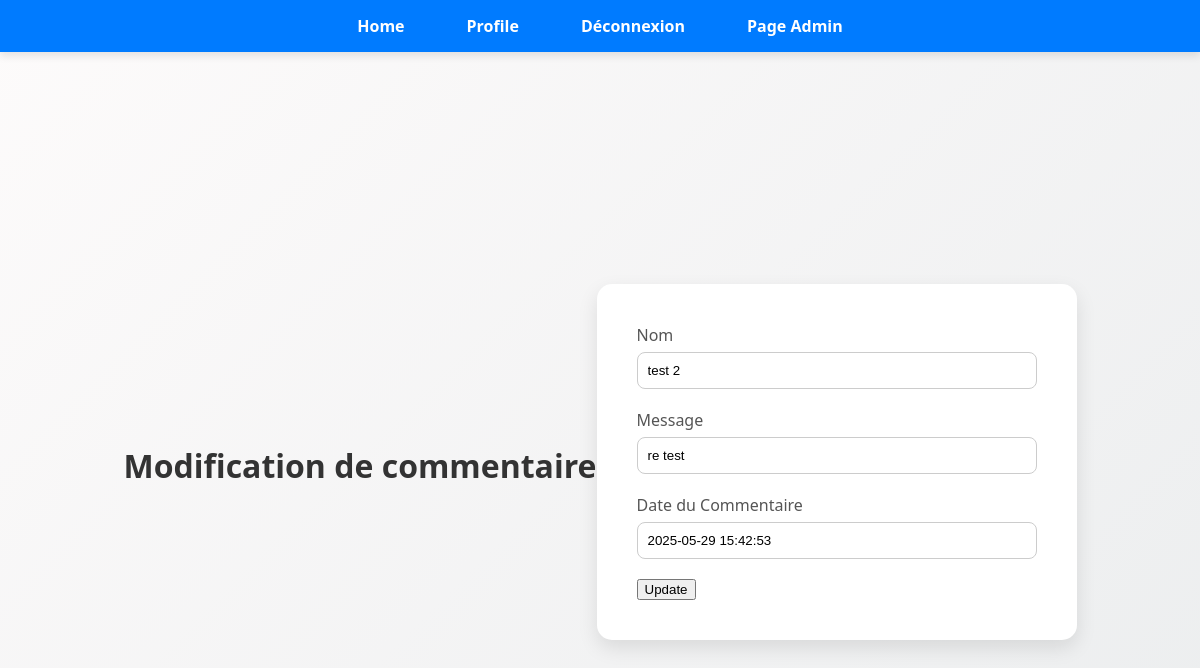
/editComm.php?id=6 (signed in), run on the app's committed database.
### tables this page shows
CREATE TABLE `commentaires` (
  `id` int(11) NOT NULL,
  `nom` varchar(100) NOT NULL,
  `message` text NOT NULL,
  `date_commentaire` datetime DEFAULT CURRENT_TIMESTAMP,
  `url` varchar(255) DEFAULT NULL
);

### editComm.php (the view, shortened to what this page needs)
<?php
require_once "_header.php";
require_once "_menu.php";
include_once "connection.php";
$id = $_GET['id'];
$query = "SELECT nom, message, date_commentaire FROM commentaires WHERE id=:id";
$stmt_sql = $connexion->prepare($query);
$stmt_sql->execute(['id' => $id]);
$row = $stmt_sql->fetch(PDO::FETCH_ASSOC);
$nom = $row['nom'];
$message = $row['message'];
$date_commentaire = $row['date_commentaire'];
?>
<!DOCTYPE html>
<html lang="en">
<head>
</head>
<body>
    <h1>Modification de commentaire</h1>
    <form method="POST">
        <div>
            <label for="inputNom" >Nom</label>
            <input type="text" id="inputNom" name="inputNom" required value="<?php echo htmlspecialchars($nom); ?>">
        </div>
        <div>
            <label for="inputMessage">Message</label>
            <input type="text" id="inputMessage" name="inputMessage" required value="<?php echo htmlspecialchars($message);  ?>" >
        </div>
        <div>
            <label for="inputDate">Date du Commentaire</label>
            <input type="text" id="inputDate" name="inputDate" required value="<?php echo htmlspecialchars($date_commentaire);  ?>" >
        </div>
        <button type="submit">Update</button>
    </form>
</body>
</html>

### styles/main.css (style rules this page uses)
body { background: linear-gradient(135deg, #fdfbfb, #ebedee); font-family: 'Segoe UI', Tahoma, Geneva, Verdana, sans-serif; display: flex; justify-content: center; align-items: center; height: 100vh; margin: 0; }
form { background-color: white; padding: 40px; border-radius: 15px; box-shadow: 0 8px 20px rgba(0, 0, 0, 0.1); width: 400px; }
h1 { text-align: center; color: #333; margin-bottom: 30px; }
label { display: block; margin-bottom: 6px; color: #555; }
input[type="text"], input[type="email"], input[type="password"] { width: 100%; padding: 10px; margin-bottom: 20px; border: 1px solid #ccc; border-radius: 8px; box-sizing: border-box; }

### _menu.php (style rules this page uses)
body { padding-top: 70px; }

### data on the page
commentaires: inputNom "test 2", inputMessage "re test", inputDate "2025-05-29 15:42:53"
